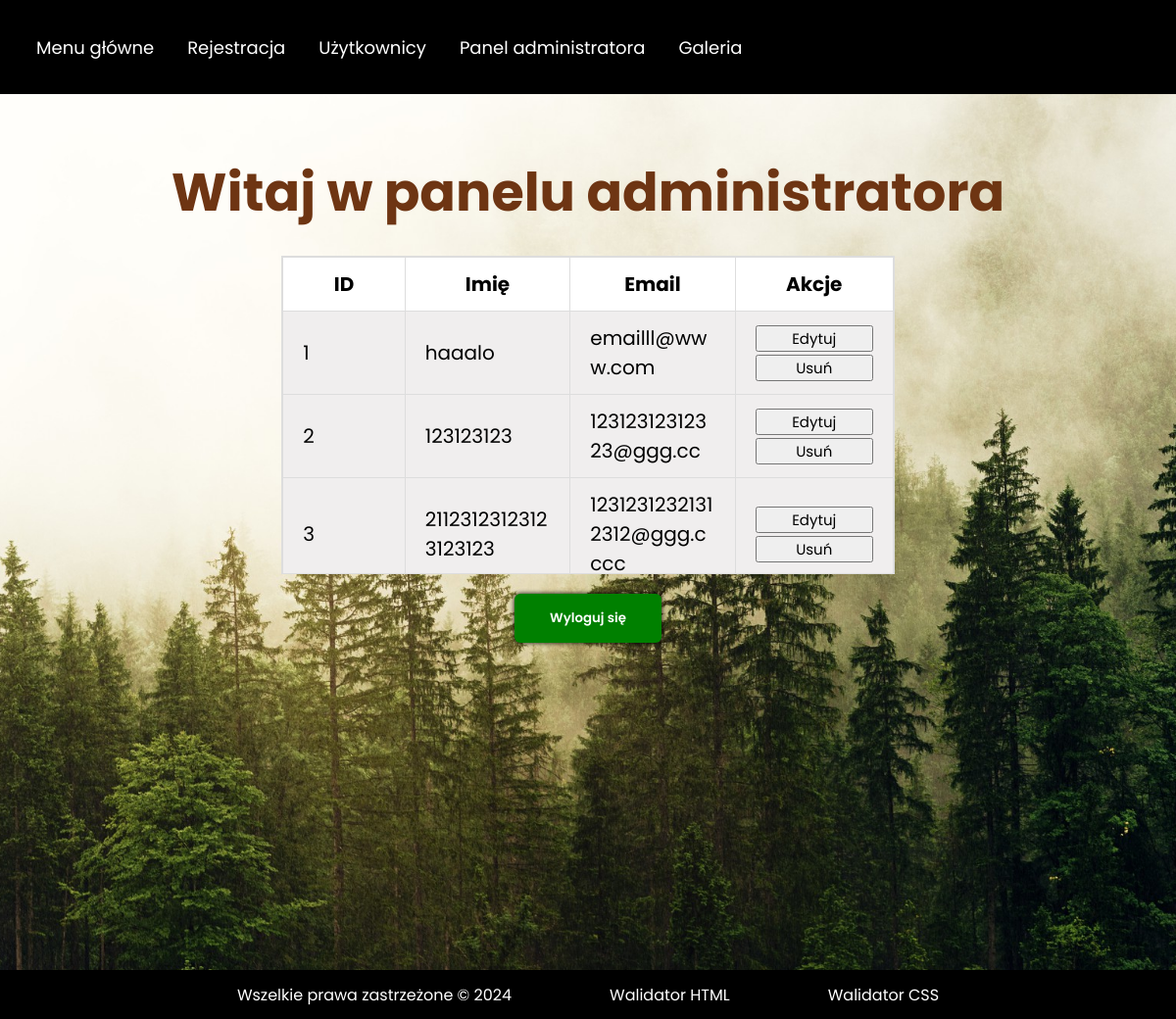
The page /admin (signed in) on the database its author committed.
### backend.py (models this page shows, shortened)
class User(db.Model):
    id = db.Column(db.Integer, primary_key=True)
    name = db.Column(db.String(80), nullable=False)
    email = db.Column(db.String(120), unique=True, nullable=False)
    password = db.Column(db.String(80), nullable=False)

### backend.py (the view)
    def wrapper(*args, **kwargs):
        if not session.get('admin_logged_in'):
            return redirect(url_for('admin_login'))
        return f(*args, **kwargs)

### backend.py (called while the page is built)
def admin_required(f):
    def wrapper(*args, **kwargs):
        if not session.get('admin_logged_in'):
            return redirect(url_for('admin_login'))
        return f(*args, **kwargs)
    wrapper.__name__ = f.__name__
    return wrapper

@app.route('/admin', methods=['GET'])
@admin_required
def admin_panel():
    users = User.query.all()
    return render_template('admin_panel.html', users=users)

### templates/admin_panel.html (shortened to what this page needs)
<!DOCTYPE html>
<html lang="en">
  <head>
    <link rel="stylesheet" href="/static/styles.css" />
  </head>
  <body>
    <div class="container">
      <nav>
        <div class="navbar">
          <ul class="nav-links">
            <li><a href="/index">Menu główne</a></li>
            <li><a href="/formularz">Rejestracja</a></li>
            <li><a href="/panel">Użytkownicy</a></li>
            <li><a href="/admin">Panel administratora</a></li>
            <li><a href="/galeria">Galeria</a></li>
          </ul>
        </div>
      </nav>
      <div class="hero">
        <div class="h1-form"><h1>Witaj w panelu administratora</h1></div>
        <div class="users_admin">
          <table>
            <thead>
              <tr>
                <th>ID</th>
                <th>Imię</th>
                <th>Email</th>
                <th>Akcje</th>
              </tr>
            </thead>
            <tbody>
              {% if not users %}
              <td colspan="4" class="seperate_td">
                Brak użytkowników do wyświetlenia.
              </td>
              {% else %} {% for user in users %}
              <tr>
                <td>{{ user.id }}</td>
                <td>{{ user.name }}</td>
                <td>{{ user.email }}</td>
                <td>
                  <a href="{{ url_for('edit_user', user_id=user.id) }}">
                    <button class="table_button">Edytuj</button>
                  </a>
                  <form
                    action="{{ url_for('delete_user', user_id=user.id) }}"
                    method="POST"
                    style="display: inline-block"
                  >
                    <button
                      class="table_button"
                      type="submit"
                      onclick="return confirm('Czy na pewno chcesz usunąć tego użytkownika?')"
                    >
                      Usuń
                    </button>
                  </form>
                </td>
              </tr>
              {% endfor %} {% endif %}
            </tbody>
          </table>
        </div>
        <form action="{{ url_for('admin_logout') }}" method="POST">
          <button class="submit-button" type="submit">
            <span>Wyloguj się</span>
          </button>
        </form>
      </div>
      <footer class="footer_style">
        <div class="footer_item">
          <p>Wszelkie prawa zastrzeżone &copy; 2024</p>
        </div>
        <div class="footer_item">
          <a href="https://validator.w3.org/#validate_by_upload"
            >Walidator HTML</a
          >
        </div>
        <div class="footer_item">
          <a href="https://jigsaw.w3.org/css-validator/">Walidator CSS</a>
        </div>
      </footer>
    </div>
  </body>
</html>

### static/styles.css (style rules this page uses)
* { margin: 0; padding: 0; font-family: "Poppins"; box-sizing: border-box; }
body { display: flex; flex-direction: column; }
html { height: 100%; }
a { text-decoration: none; }
.container { width: 100%; min-height: 130vh; background-image: url("/static/images/green-pine-trees-covered-with-fog.jpg"); background-size: cover; background-position: center; opacity: 100%; display: flex; flex-direction: column; }
.navbar { display: flex; justify-content: space-between; align-items: center; padding: 10px 20px; background-color: black; height: 12vh; }
.nav-links { display: flex; flex-wrap: wrap; margin: 0; }
.nav-links li { list-style: none; margin: 5px 12px; }
.nav-links li a { cursor: pointer; position: relative; text-decoration: none; color: white; font-size: 18px; padding: 5px; transition: color 0.3s ease; align-items: center; }
.nav-links li a::before { content: ""; position: absolute; bottom: -10px; left: 0; width: 0%; height: 3px; background-color: brown; transition: all 0.5s; }
.hero { font-size: 25px; height: 70vh; display: flex; align-items: center; flex-direction: column; padding-top: 0%; }
.h1-form { display: flex; justify-content: center; align-items: center; padding-top: 5%; padding-bottom: 2%; color: rgb(110, 53, 19); font-size: 27px; width: 100%; }
form { display: flex; flex-direction: column; gap: 20px; align-items: center; }
.submit-button { margin-top: 20px; width: 150px; height: 50px; font-weight: 600; background-color: green; color: white; border-radius: 6px; outline: none; position: relative; border: none; cursor: pointer; box-shadow: 0 0 5px rgb(0, 0, 0); align-self: center; overflow: hidden; }
.submit-button span { position: relative; z-index: 2; }
.submit-button::before { background-color: brown; position: absolute; z-index: 1; top: 0; left: 0; width: 100%; height: 100%; content: ""; transform: scaleX(0); transform-origin: left; transition: transform 0.4s ease-in-out; }
table { width: 100%; font-size: 20px; border-collapse: collapse; min-width: 400px; }
.users_admin { max-height: 80vh; overflow-y: auto; border: 1px solid #ddd; margin: 0; padding: 0; box-sizing: border-box; }
.table_button { width: 15vh; font-size: 15px; display: flex; justify-content: center; align-items: center; text-decoration: none; }
th, td { padding: 12px 20px; text-align: left; border: 1px solid #ddd; overflow-wrap: anywhere; max-width: 200px; }
th { background-color: #ffffff; font-weight: bold; min-width: 100%; text-align: center; }
tr { background-color: #f0eeee; }
th:first-child, td:first-child { width: 20%; min-width: 50px; }
.footer_style { background-color: black; width: 100%; height: 50px; margin-top: auto; opacity: 1; z-index: 1; display: flex; align-items: center; justify-content: center; }
.footer_item { color: white; z-index: 2; display: inline-block; margin: 50px; }
.footer_item a { color: white; text-decoration: none; }
@media (max-width: 1500px) { .h1-form { text-align: center; align-items: center; } }

### rows shown on the page
User: id "1", name "haaalo", email "emailll@www.com"
User: id "2", name "123123123", email "12312312312323@ggg.cc"
User: id "3", name "21123123123123123123", email "12312312321312312@ggg.cccc"
